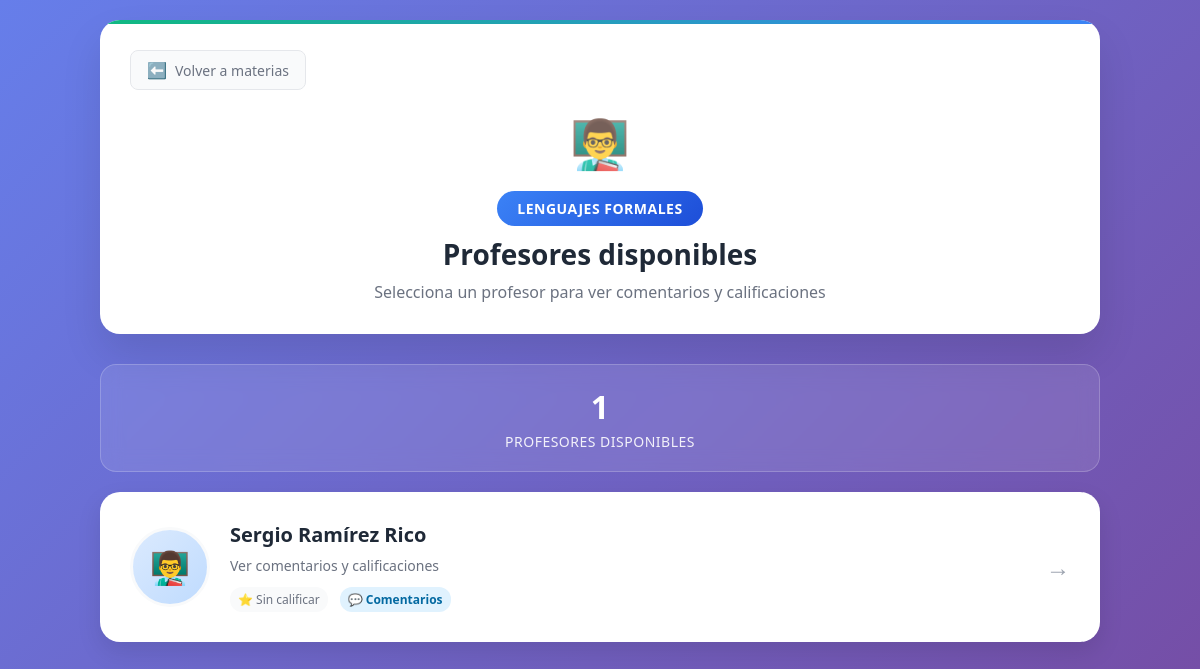
/materias/3/profesores/ (signed in), run on the app's committed database.
### profesores/models.py (models this page shows, shortened)
class Materia(models.Model):
    nombreMateria = models.CharField(max_length=100)
    semestreEnQueSeCursa = models.ForeignKey(Semestre, on_delete=models.CASCADE, related_name='materias')

class Profesor(models.Model):
    nombreProfesor = models.CharField(max_length=100)
    materiasQueDa = models.ManyToManyField('Materia', related_name='profesores')

### profesores/views.py (the view)
# urls.py: path('materias/<int:materia_id>/profesores/', views.ver_profesores, name='ver_profesores'),
def ver_profesores(request, materia_id):
    usuario_id = request.session.get('usuario_id')
    if not usuario_id:
        return redirect('registro')
    materia = Materia.objects.get(id=materia_id)
    profesores = materia.profesores.all()  # gracias a related_name='profesores'
    return render(request, 'profesores.html', {
        'materia': materia,
        'profesores': profesores
    })

### profesores/templates/profesores.html (shortened to what this page needs)
<!DOCTYPE html>
<html lang="es">
<head>
</head>
<body>
    <div class="container">
        <div class="header">
            <a href="{% url 'ver_materias' semestre_id=materia.semestreEnQueSeCursa.id %}" class="back-link">
                <span class="icon">⬅️</span>
                Volver a materias
            </a>
            <div class="title-section">
                <div class="title-icon">👨‍🏫</div>
                <div class="materia-badge">{{ materia.nombreMateria }}</div>
                <h1>Profesores disponibles</h1>
                <p class="subtitle">Selecciona un profesor para ver comentarios y calificaciones</p>
            </div>
        </div>
        {% if profesores %}
            <div class="stats-section">
                <div class="stats-content">
                    <div class="stats-number">{{ profesores|length }}</div>
                    <div class="stats-label">Profesores disponibles</div>
                </div>
            </div>
        {% endif %}
        <div class="profesores-grid">
            {% for profesor in profesores %}
                <div class="profesor-card">
                    <a href="{% url 'ver_comentarios' profesor.id %}" class="profesor-link">
                        <div class="profesor-content">
                            <div class="profesor-avatar">
                            </div>
                            <div class="profesor-info">
                                <div class="profesor-name">{{ profesor.nombreProfesor }}</div>
                                <div class="profesor-description">Ver comentarios y calificaciones</div>
                                <div class="profesor-actions">
                                    <div class="rating-display">
                                        ⭐ Sin calificar
                                    </div>
                                    <div class="comments-count">
                                        💬 Comentarios
                                    </div>
                                </div>
                            </div>
                            <div class="arrow-icon">→</div>
                        </div>
                    </a>
                </div>
            {% endfor %}
        </div>
    </div>
</body>
</html>

### profesores/templates/profesores.html (style rules this page uses)
* { margin: 0; padding: 0; box-sizing: border-box; }
body { font-family: 'Segoe UI', Tahoma, Geneva, Verdana, sans-serif; background: linear-gradient(135deg, #667eea 0%, #764ba2 100%); min-height: 100vh; padding: 20px; }
.container { max-width: 1000px; margin: 0 auto; animation: slideUp 0.6s ease-out; }
.header { background: white; padding: 30px; border-radius: 20px; box-shadow: 0 20px 40px rgba(0, 0, 0, 0.1); margin-bottom: 30px; position: relative; overflow: hidden; }
.header::before { content: ''; position: absolute; top: 0; left: 0; right: 0; height: 4px; background: linear-gradient(90deg, #10b981, #3b82f6); }
.back-link { display: inline-flex; align-items: center; color: #6b7280; text-decoration: none; font-size: 14px; margin-bottom: 20px; padding: 8px 16px; border-radius: 8px; transition: all 0.3s ease; background: #f9fafb; border: 1px solid #e5e7eb; }
.back-link .icon { margin-right: 8px; font-size: 16px; }
.title-section { text-align: center; }
.title-icon { font-size: 48px; margin-bottom: 16px; opacity: 0.8; }
.materia-badge { display: inline-block; background: linear-gradient(135deg, #3b82f6, #1d4ed8); color: white; padding: 8px 20px; border-radius: 25px; font-size: 14px; font-weight: 600; margin-bottom: 12px; text-transform: uppercase; letter-spacing: 0.5px; max-width: 80%; word-wrap: break-word; }
h1 { color: #1f2937; font-size: 28px; font-weight: 700; margin-bottom: 8px; line-height: 1.2; }
.subtitle { color: #6b7280; font-size: 16px; line-height: 1.5; }
.profesores-grid { display: grid; grid-template-columns: repeat(auto-fit, minmax(350px, 1fr)); gap: 24px; margin-top: 20px; }
.profesor-card { background: white; border-radius: 20px; padding: 28px; box-shadow: 0 10px 25px rgba(0, 0, 0, 0.1); transition: all 0.3s ease; position: relative; overflow: hidden; border: 2px solid transparent; }
.profesor-card::before { content: ''; position: absolute; top: 0; left: 0; right: 0; height: 4px; background: linear-gradient(90deg, #10b981, #3b82f6); transform: scaleX(0); transition: transform 0.3s ease; }
.profesor-link { text-decoration: none; color: inherit; display: block; }
.profesor-content { display: flex; align-items: center; gap: 20px; }
.profesor-avatar { width: 80px; height: 80px; border-radius: 50%; background: linear-gradient(135deg, #f3f4f6, #e5e7eb); display: flex; align-items: center; justify-content: center; font-size: 32px; flex-shrink: 0; border: 3px solid #f9fafb; transition: all 0.3s ease; }
.profesor-info { flex: 1; }
.profesor-name { font-size: 20px; font-weight: 700; color: #1f2937; margin-bottom: 8px; line-height: 1.3; }
.profesor-description { color: #6b7280; font-size: 14px; font-weight: 500; margin-bottom: 12px; }
.profesor-actions { display: flex; align-items: center; gap: 12px; }
.rating-display { display: flex; align-items: center; gap: 4px; background: #f9fafb; padding: 4px 8px; border-radius: 12px; font-size: 12px; color: #6b7280; }
.comments-count { background: #e0f2fe; color: #0369a1; padding: 4px 8px; border-radius: 12px; font-size: 12px; font-weight: 600; }
.arrow-icon { color: #9ca3af; font-size: 24px; transition: all 0.3s ease; margin-left: auto; }
.stats-section { background: rgba(255, 255, 255, 0.1); backdrop-filter: blur(10px); border: 1px solid rgba(255, 255, 255, 0.2); border-radius: 16px; padding: 20px; margin-bottom: 20px; text-align: center; }
.stats-content { color: white; }
.stats-number { font-size: 32px; font-weight: 700; margin-bottom: 4px; }
.stats-label { font-size: 14px; opacity: 0.9; text-transform: uppercase; letter-spacing: 0.5px; }
.profesor-card { animation: fadeInUp 0.6s ease-out forwards; opacity: 0; }
.profesor-card:nth-child(1) { animation-delay: 0.1s; }
.profesor-card:nth-child(odd) .profesor-avatar { background: linear-gradient(135deg, #dbeafe, #bfdbfe); }

### data on the page
Materia: nombreMateria "LENGUAJES FORMALES"
Profesor: nombreProfesor "Sergio Ramírez Rico"

### other printed values
{{ profesores|length }} "1"
